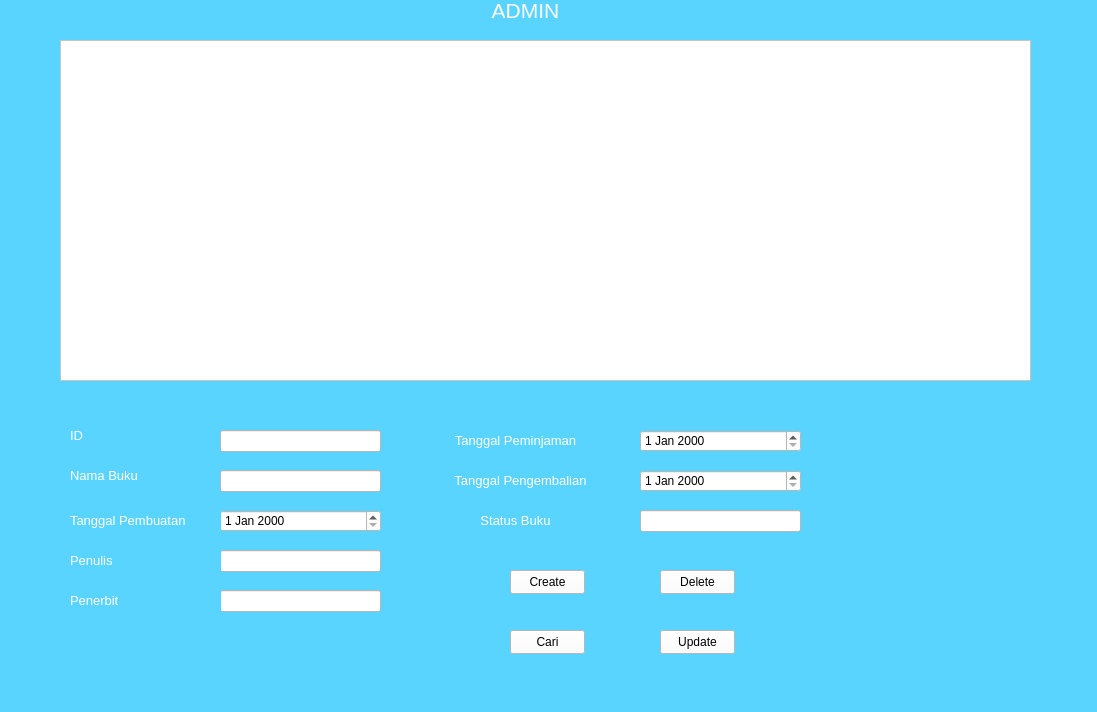
<?xml version="1.0" encoding="UTF-8"?>
<ui version="4.0">
 <class>TampilanAdmin</class>
 <widget class="QMainWindow" name="TampilanAdmin">
  <property name="geometry">
   <rect>
    <x>0</x>
    <y>0</y>
    <width>1097</width>
    <height>712</height>
   </rect>
  </property>
  <property name="windowTitle">
   <string>MainWindow</string>
  </property>
  <property name="styleSheet">
   <string notr="true">background-color: rgb(89, 211, 255);
background-image: url(:/res/admin1.png);</string>
  </property>
  <widget class="QWidget" name="centralwidget">
   <widget class="QPushButton" name="pushButtonHapus">
    <property name="geometry">
     <rect>
      <x>660</x>
      <y>570</y>
      <width>75</width>
      <height>24</height>
     </rect>
    </property>
    <property name="styleSheet">
     <string notr="true">background-color: rgb(255, 255, 255);
color: rgb(0, 0, 0);</string>
    </property>
    <property name="text">
     <string>Delete</string>
    </property>
   </widget>
   <widget class="QPushButton" name="pushButtonUpdate">
    <property name="geometry">
     <rect>
      <x>660</x>
      <y>630</y>
      <width>75</width>
      <height>24</height>
     </rect>
    </property>
    <property name="styleSheet">
     <string notr="true">background-color: rgb(255, 255, 255);
color: rgb(0, 0, 0);</string>
    </property>
    <property name="text">
     <string>Update</string>
    </property>
   </widget>
   <widget class="QLabel" name="label_2">
    <property name="geometry">
     <rect>
      <x>480</x>
      <y>-10</y>
      <width>91</width>
      <height>41</height>
     </rect>
    </property>
    <property name="font">
     <font>
      <pointsize>16</pointsize>
     </font>
    </property>
    <property name="styleSheet">
     <string notr="true">color: rgb(255, 255, 255);</string>
    </property>
    <property name="text">
     <string>ADMIN</string>
    </property>
    <property name="alignment">
     <set>Qt::AlignCenter</set>
    </property>
   </widget>
   <widget class="QPushButton" name="pushButtonCari">
    <property name="geometry">
     <rect>
      <x>510</x>
      <y>630</y>
      <width>75</width>
      <height>24</height>
     </rect>
    </property>
    <property name="styleSheet">
     <string notr="true">background-color: rgb(255, 255, 255);
color: rgb(0, 0, 0);</string>
    </property>
    <property name="text">
     <string>Cari</string>
    </property>
   </widget>
   <widget class="QPushButton" name="pushButtonTambah">
    <property name="geometry">
     <rect>
      <x>510</x>
      <y>570</y>
      <width>75</width>
      <height>24</height>
     </rect>
    </property>
    <property name="styleSheet">
     <string notr="true">background-color: rgb(255, 255, 255);
color: rgb(0, 0, 0);</string>
    </property>
    <property name="text">
     <string>Create</string>
    </property>
   </widget>
   <widget class="QTableView" name="tableView">
    <property name="geometry">
     <rect>
      <x>60</x>
      <y>40</y>
      <width>971</width>
      <height>341</height>
     </rect>
    </property>
    <property name="styleSheet">
     <string notr="true">color: rgb(0, 0, 0);
background-color: rgb(255, 255, 255);

</string>
    </property>
   </widget>
   <widget class="QLineEdit" name="penerbitLineEdit">
    <property name="geometry">
     <rect>
      <x>220</x>
      <y>590</y>
      <width>161</width>
      <height>22</height>
     </rect>
    </property>
    <property name="styleSheet">
     <string notr="true">background-color: rgb(255, 255, 255);
color: rgb(0, 0, 0);</string>
    </property>
   </widget>
   <widget class="QLabel" name="label_7">
    <property name="geometry">
     <rect>
      <x>430</x>
      <y>420</y>
      <width>171</width>
      <height>41</height>
     </rect>
    </property>
    <property name="font">
     <font>
      <pointsize>10</pointsize>
     </font>
    </property>
    <property name="styleSheet">
     <string notr="true">color: rgb(255, 255, 255);</string>
    </property>
    <property name="text">
     <string>Tanggal Peminjaman</string>
    </property>
    <property name="alignment">
     <set>Qt::AlignCenter</set>
    </property>
   </widget>
   <widget class="QLabel" name="label_8">
    <property name="geometry">
     <rect>
      <x>460</x>
      <y>500</y>
      <width>111</width>
      <height>41</height>
     </rect>
    </property>
    <property name="font">
     <font>
      <pointsize>10</pointsize>
     </font>
    </property>
    <property name="styleSheet">
     <string notr="true">color: rgb(255, 255, 255);</string>
    </property>
    <property name="text">
     <string>Status Buku</string>
    </property>
    <property name="alignment">
     <set>Qt::AlignCenter</set>
    </property>
   </widget>
   <widget class="QLineEdit" name="idLineEdit">
    <property name="geometry">
     <rect>
      <x>220</x>
      <y>430</y>
      <width>161</width>
      <height>22</height>
     </rect>
    </property>
    <property name="styleSheet">
     <string notr="true">background-color: rgb(255, 255, 255);
color: rgb(0, 0, 0);</string>
    </property>
   </widget>
   <widget class="QLineEdit" name="penulisLineEdit">
    <property name="geometry">
     <rect>
      <x>220</x>
      <y>550</y>
      <width>161</width>
      <height>22</height>
     </rect>
    </property>
    <property name="styleSheet">
     <string notr="true">background-color: rgb(255, 255, 255);
color: rgb(0, 0, 0);</string>
    </property>
   </widget>
   <widget class="QDateEdit" name="tanggalPembuatanDateEdit">
    <property name="geometry">
     <rect>
      <x>220</x>
      <y>510</y>
      <width>161</width>
      <height>22</height>
     </rect>
    </property>
    <property name="styleSheet">
     <string notr="true">background-color: rgb(255, 255, 255);
color: rgb(0, 0, 0);</string>
    </property>
   </widget>
   <widget class="QLabel" name="label_5">
    <property name="geometry">
     <rect>
      <x>70</x>
      <y>540</y>
      <width>151</width>
      <height>41</height>
     </rect>
    </property>
    <property name="font">
     <font>
      <pointsize>10</pointsize>
     </font>
    </property>
    <property name="styleSheet">
     <string notr="true">color: rgb(255, 255, 255);</string>
    </property>
    <property name="text">
     <string>Penulis</string>
    </property>
    <property name="alignment">
     <set>Qt::AlignLeading|Qt::AlignLeft|Qt::AlignVCenter</set>
    </property>
   </widget>
   <widget class="QDateEdit" name="tanggalPengembalianDateEdit">
    <property name="geometry">
     <rect>
      <x>640</x>
      <y>470</y>
      <width>161</width>
      <height>22</height>
     </rect>
    </property>
    <property name="styleSheet">
     <string notr="true">background-color: rgb(255, 255, 255);
color: rgb(0, 0, 0);</string>
    </property>
   </widget>
   <widget class="QLabel" name="label_9">
    <property name="geometry">
     <rect>
      <x>430</x>
      <y>460</y>
      <width>181</width>
      <height>41</height>
     </rect>
    </property>
    <property name="font">
     <font>
      <pointsize>10</pointsize>
     </font>
    </property>
    <property name="styleSheet">
     <string notr="true">color: rgb(255, 255, 255);</string>
    </property>
    <property name="text">
     <string>Tanggal Pengembalian</string>
    </property>
    <property name="alignment">
     <set>Qt::AlignCenter</set>
    </property>
   </widget>
   <widget class="QLabel" name="label_4">
    <property name="geometry">
     <rect>
      <x>70</x>
      <y>460</y>
      <width>91</width>
      <height>31</height>
     </rect>
    </property>
    <property name="font">
     <font>
      <pointsize>10</pointsize>
     </font>
    </property>
    <property name="styleSheet">
     <string notr="true">color: rgb(255, 255, 255);</string>
    </property>
    <property name="text">
     <string>Nama Buku</string>
    </property>
    <property name="alignment">
     <set>Qt::AlignLeading|Qt::AlignLeft|Qt::AlignVCenter</set>
    </property>
   </widget>
   <widget class="QDateEdit" name="tanggalPeminjamanDateEdit">
    <property name="geometry">
     <rect>
      <x>640</x>
      <y>430</y>
      <width>161</width>
      <height>22</height>
     </rect>
    </property>
    <property name="styleSheet">
     <string notr="true">background-color: rgb(255, 255, 255);
color: rgb(0, 0, 0);</string>
    </property>
   </widget>
   <widget class="QLabel" name="label_6">
    <property name="geometry">
     <rect>
      <x>70</x>
      <y>580</y>
      <width>151</width>
      <height>41</height>
     </rect>
    </property>
    <property name="font">
     <font>
      <pointsize>10</pointsize>
     </font>
    </property>
    <property name="styleSheet">
     <string notr="true">color: rgb(255, 255, 255);</string>
    </property>
    <property name="text">
     <string>Penerbit</string>
    </property>
    <property name="alignment">
     <set>Qt::AlignLeading|Qt::AlignLeft|Qt::AlignVCenter</set>
    </property>
   </widget>
   <widget class="QLabel" name="label_3">
    <property name="geometry">
     <rect>
      <x>70</x>
      <y>500</y>
      <width>151</width>
      <height>41</height>
     </rect>
    </property>
    <property name="font">
     <font>
      <pointsize>10</pointsize>
     </font>
    </property>
    <property name="styleSheet">
     <string notr="true">color: rgb(255, 255, 255);</string>
    </property>
    <property name="text">
     <string>Tanggal Pembuatan</string>
    </property>
    <property name="alignment">
     <set>Qt::AlignLeading|Qt::AlignLeft|Qt::AlignVCenter</set>
    </property>
   </widget>
   <widget class="QLineEdit" name="namaBukuLineEdit">
    <property name="geometry">
     <rect>
      <x>220</x>
      <y>470</y>
      <width>161</width>
      <height>22</height>
     </rect>
    </property>
    <property name="styleSheet">
     <string notr="true">background-color: rgb(255, 255, 255);
color: rgb(0, 0, 0);</string>
    </property>
   </widget>
   <widget class="QLineEdit" name="statusBukuComboBox">
    <property name="geometry">
     <rect>
      <x>640</x>
      <y>510</y>
      <width>161</width>
      <height>22</height>
     </rect>
    </property>
    <property name="styleSheet">
     <string notr="true">background-color: rgb(255, 255, 255);
color: rgb(0, 0, 0);</string>
    </property>
   </widget>
   <widget class="QLabel" name="label_10">
    <property name="geometry">
     <rect>
      <x>70</x>
      <y>420</y>
      <width>71</width>
      <height>31</height>
     </rect>
    </property>
    <property name="font">
     <font>
      <pointsize>10</pointsize>
     </font>
    </property>
    <property name="styleSheet">
     <string notr="true">color: rgb(255, 255, 255);</string>
    </property>
    <property name="text">
     <string>ID</string>
    </property>
    <property name="alignment">
     <set>Qt::AlignLeading|Qt::AlignLeft|Qt::AlignVCenter</set>
    </property>
   </widget>
  </widget>
  <widget class="QMenuBar" name="menubar">
   <property name="geometry">
    <rect>
     <x>0</x>
     <y>0</y>
     <width>1097</width>
     <height>22</height>
    </rect>
   </property>
  </widget>
  <widget class="QStatusBar" name="statusbar"/>
 </widget>
 <resources/>
 <connections/>
</ui>
